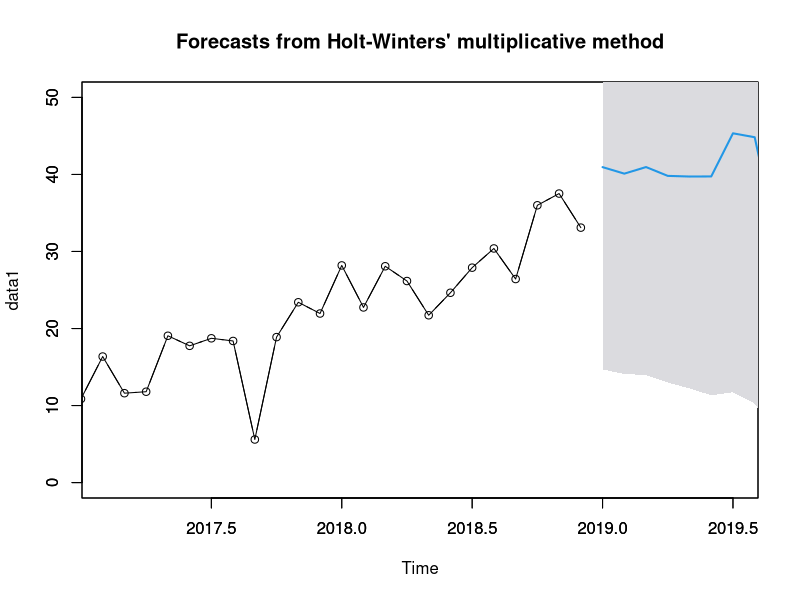

Reproduce this figure in R.
library(forecast)
data1<-c(10.85959, 16.36423, 11.60564, 11.79665, 19.05954, 17.75215, 18.72996, 18.384555,5.59381, 18.88487, 23.40782, 21.94727, 28.19058, 22.73700, 28.08126, 26.16469, 21.71973, 24.64265, 27.89994, 30.39328, 26.42318, 35.99786, 37.51956, 33.09656)
data1<-ts(data=data1, start=c(2017,1), frequency = 12)
#print(data1)




#추정값
hol<-holt(data1, h=4, level=c(95), exponential = FALSE, alpha = NULL, beta=NULL)
#print(fitted(hol))




#예측값1
holt2<-HoltWinters(data1, beta=FALSE, gamma=FALSE)
#print(forecast(holt2, h=4))

#예측값2
holt3<-HoltWinters(data1, gamma=FALSE)
#print(forecast(holt3))

#예측값3
holt4<-HoltWinters(data1, beta=FALSE)
#print(forecast(holt4))

#에측값4
hol<-hw(data1, h=12, seasonal = c("multiplicative"), level=c(95), exponential=FALSE, alpha=NULL, beta=NULL, gamma=NULL)
#print(forecast(hol, h=6))

#예측값5
holt5<-HoltWinters(data1)
#print(forecast(holt5))

#예측값6
ets1<-ets(data1, model="AAA")
#print(forecast(ets1, h=8))





#예측값 신뢰구간
plot(data1, xlim=range(2017.1,2019.5), ylim=range(0, 50))
par(new=TRUE)
plot(hol,type="b",xlim=range(2017.1,2019.5), ylim=range(0, 50))